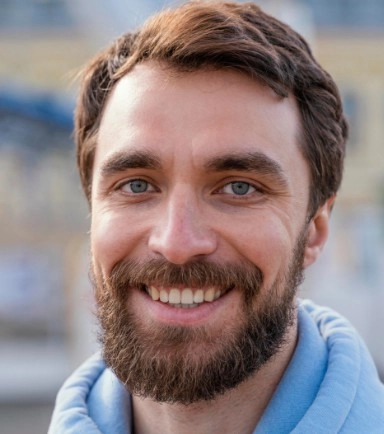
#> input picture Blending/sylvie.jpg, 384 x 434 px
$ jupyter execute --allow-errors blending.ipynb
#> lines starting #> are read from the running program, lines starting #| are printed output that depends on the picture; after the words box and inside, x2 and y2 are one past the last pixel; in counts of white or black regions, pixels touching at a corner belong together
<h1>
<hr style=" border:none; height:3px;">
<center>Main Workflow - Seamless Stable Diffusion CS</center>
<hr style=" border:none; height:3px;">
</h1>

<center></center>

<h4><center>Louis LHOTTE | Clément VERON | Edouard SEGUIER</center></h4>

# I. Imports

[cell 1]
import cv2
import numpy as np

# II. Observation and Blending

<div class="alert alert-block alert-info"> After conducting tests, we realized that some additions were somewhat weird and unrealistic compared to the original image. For instance, adding headphones to a regular photo consistently (across three attempts) resulted in an outlier (very strange style) or half-headphones with poorly matched colors. The idea, therefore, is to add a <b>blending / filtering</b> step to the pipeline so that the headphones integrate better into the photo (aiming for realism and seamless integration).</div>

[cell 2]
original_img = cv2.imread('sylvie.jpg')
#> original_img is the input picture: shape (434, 384, 3); mean B, G, R 131.3, 129.7, 144
modified_img = cv2.imread('headphones.png')
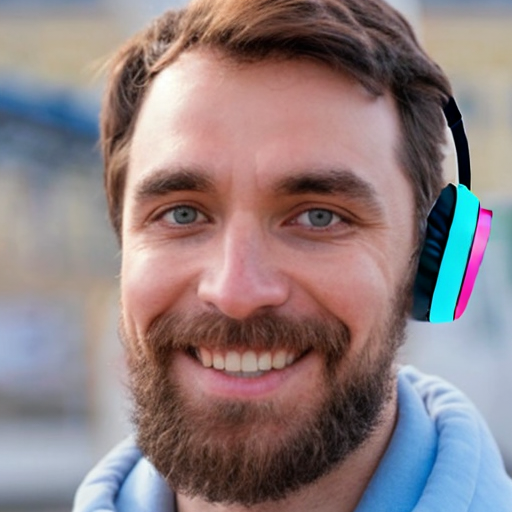
#> input picture Blending/headphones.png, 512 x 512 px
#> modified_img is the input picture: shape (512, 512, 3); mean B, G, R 129, 127, 142.7

if original_img.shape[:2] != modified_img.shape[:2]:
    modified_img = cv2.resize(modified_img, (original_img.shape[1], original_img.shape[0]))
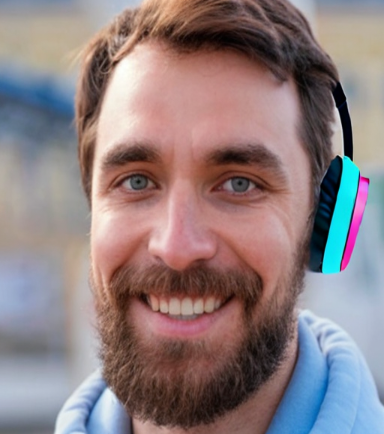
#> modified_img: shape (434, 384, 3); mean B, G, R 128.9, 126.9, 142.6

diff_mask = cv2.absdiff(original_img, modified_img)
gray_diff_mask = cv2.cvtColor(diff_mask, cv2.COLOR_BGR2GRAY)
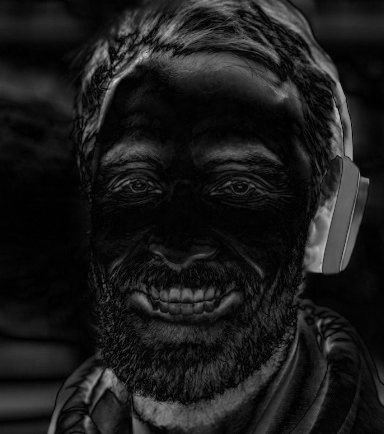
#> gray_diff_mask: shape (434, 384); min 0, max 210, mean 26.5
_, binary_diff_mask = cv2.threshold(gray_diff_mask, 30, 255, cv2.THRESH_BINARY)
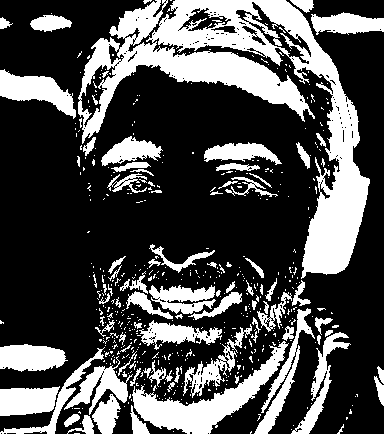
#> binary_diff_mask: shape (434, 384); 30.5% white; 529 white regions (444 under 20 px)

contours, _ = cv2.findContours(binary_diff_mask, cv2.RETR_EXTERNAL, cv2.CHAIN_APPROX_SIMPLE)
#> contours = 511 contours, 451 with area under 20; largest, box (x1, y1, x2, y2) and area: (78, 0, 370, 279) 23355, (132, 341, 289, 434) 3732, (0, 69, 76, 119) 1675, (0, 344, 68, 372) 1386, (0, 386, 60, 416) 1353

mask = np.zeros_like(binary_diff_mask)
cv2.drawContours(mask, contours, -1, (255), thickness=cv2.FILLED)
#> mask: shape (434, 384); 32.4% white; 511 white regions (428 under 20 px), largest, box (x1, y1, x2, y2) and area: (78, 0, 370, 279) 24463, (132, 341, 289, 434) 3983, (0, 69, 76, 119) 1784

original_region = cv2.bitwise_and(original_img, original_img, mask=mask)
modified_region = cv2.bitwise_and(modified_img, modified_img, mask=mask)

modified_region_lab = cv2.cvtColor(modified_region, cv2.COLOR_BGR2LAB)
#> modified_region_lab: shape (434, 384, 3); mean of channels 0, 1, 2 37.2, 130.6, 128.7
l, a, b = cv2.split(modified_region_lab)
a = cv2.add(a, 10)
b = cv2.add(b, 20)
modified_region_lab = cv2.merge((l, a, b))
#> modified_region_lab: shape (434, 384, 3); mean of channels 0, 1, 2 37.2, 140.6, 148.7
modified_region_colored = cv2.cvtColor(modified_region_lab, cv2.COLOR_LAB2BGR)

blended_region = cv2.addWeighted(original_region, 0.4, modified_region_colored, 0.6, 0)

final_result = cv2.addWeighted(original_img, 1, blended_region, 1, 0)

cv2.imwrite('final_blended_output_v2.jpg', final_result)
cv2.imshow('Final Blended Image', final_result)
cv2.waitKey(0)
cv2.destroyAllWindows()

[cell 3]
original_img = cv2.imread('sylvie.jpg')
modified_img = cv2.imread('headphones.png')

if original_img.shape[:2] != modified_img.shape[:2]:
    modified_img = cv2.resize(modified_img, (original_img.shape[1], original_img.shape[0]))

diff_mask = cv2.absdiff(original_img, modified_img)
gray_diff_mask = cv2.cvtColor(diff_mask, cv2.COLOR_BGR2GRAY)
_, binary_diff_mask = cv2.threshold(gray_diff_mask, 30, 255, cv2.THRESH_BINARY)

# Morphological operations to refine the mask
kernel = np.ones((5, 5), np.uint8)
binary_diff_mask = cv2.erode(binary_diff_mask, kernel, iterations=1)
#> binary_diff_mask: shape (434, 384); 14.8% white; 90 white regions (47 under 20 px), largest, box (x1, y1, x2, y2) and area: (304, 85, 368, 272) 4798, (86, 47, 306, 132) 3901, (135, 361, 276, 434) 2680
binary_diff_mask = cv2.dilate(binary_diff_mask, kernel, iterations=1)
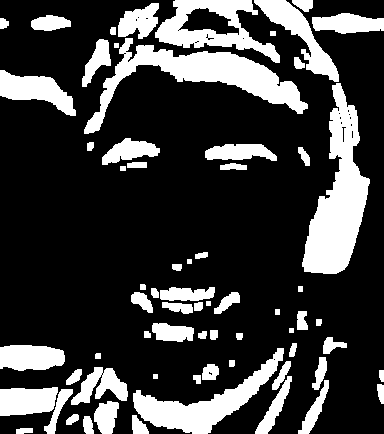
#> binary_diff_mask: shape (434, 384); 23.7% white; 67 white regions, largest, box (x1, y1, x2, y2) and area: (302, 83, 370, 274) 6314, (84, 38, 308, 134) 5666, (133, 348, 284, 434) 3725

x, y, w, h = cv2.boundingRect(binary_diff_mask)
#> x = 0; y = 0; w = 384; h = 434
center = (x + w // 2, y + h // 2)
#> center = (192, 217)

original_img_lab = cv2.cvtColor(original_img, cv2.COLOR_BGR2LAB)
#> original_img_lab: shape (434, 384, 3); mean of channels 0, 1, 2 140.8, 135, 129.9
modified_img_lab = cv2.cvtColor(modified_img, cv2.COLOR_BGR2LAB)
#> modified_img_lab: shape (434, 384, 3); mean of channels 0, 1, 2 138.8, 136.1, 130.3

l_orig, a_orig, b_orig = cv2.split(original_img_lab)
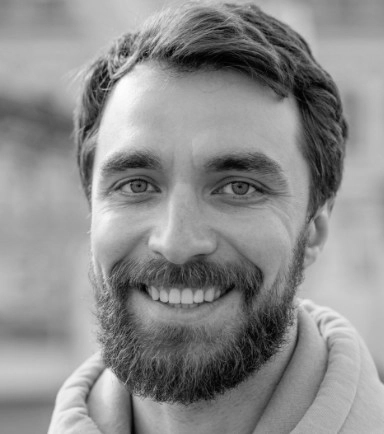
#> l_orig: shape (434, 384); min 0, max 254, mean 140.8
l_mod, a_mod, b_mod = cv2.split(modified_img_lab)
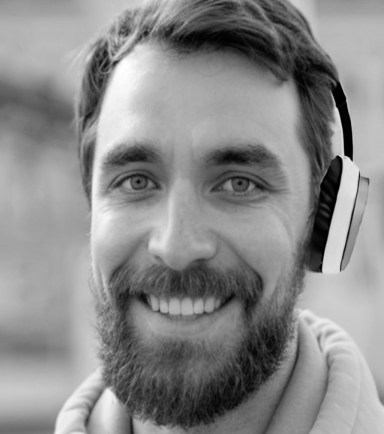
#> l_mod: shape (434, 384); min 0, max 255, mean 138.8
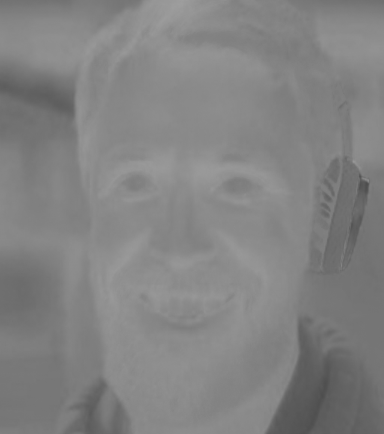
#> b_mod: shape (434, 384); min 78, max 158, mean 130.3

a_mod = cv2.addWeighted(a_mod, 0.9, a_orig, 0.1, 0)
b_mod = cv2.addWeighted(b_mod, 0.9, b_orig, 0.1, 0)

modified_img_lab = cv2.merge((l_mod, a_mod, b_mod))
#> modified_img_lab: shape (434, 384, 3); mean of channels 0, 1, 2 138.8, 136, 130.2
modified_img = cv2.cvtColor(modified_img_lab, cv2.COLOR_LAB2BGR)

mask = cv2.absdiff(original_img, modified_img)
#> mask: shape (434, 384, 3)
gray_mask = cv2.cvtColor(mask, cv2.COLOR_BGR2GRAY)
_, binary_mask = cv2.threshold(gray_mask, 30, 255, cv2.THRESH_BINARY)
#> binary_mask: shape (434, 384); 30.3% white; 541 white regions (459 under 20 px), largest, box (x1, y1, x2, y2) and area: (78, 0, 370, 279) 21427, (132, 341, 289, 434) 3964, (0, 70, 76, 119) 1718

binary_mask_cropped = np.zeros_like(binary_mask)
binary_mask_cropped[y:y+h, x:x+w] = binary_mask[y:y+h, x:x+w]

# Gaussian blur (feathering)
feathered_mask = cv2.GaussianBlur(binary_mask_cropped, (9, 9), 0)

blended_img = cv2.seamlessClone(modified_img, original_img, feathered_mask, center, cv2.NORMAL_CLONE)

cv2.imwrite('blended_output_v2.jpg', blended_img)
cv2.imshow('Blended Image', blended_img)
cv2.waitKey(0)
cv2.destroyAllWindows()

<div class="alert alert-block alert-danger">Makes the photo more natural so it looks effective to some extent. However, I have some difficulty zoning in the modified region and some unwanted elements gets modified (like the beard unfortunately). Overall colours are also changed slightly but it is linked with the same problem : I am modifying more than I should</div>

## III. Space color filter

[cell 4]
original_img = cv2.imread('sylvie.jpg')
modified_img = cv2.imread('headphones.png')

if original_img.shape[:2] != modified_img.shape[:2]:
    modified_img = cv2.resize(modified_img, (original_img.shape[1], original_img.shape[0]))

diff_mask = cv2.absdiff(original_img, modified_img)
gray_diff_mask = cv2.cvtColor(diff_mask, cv2.COLOR_BGR2GRAY)
_, binary_diff_mask = cv2.threshold(gray_diff_mask, 30, 255, cv2.THRESH_BINARY)

contours, _ = cv2.findContours(binary_diff_mask, cv2.RETR_EXTERNAL, cv2.CHAIN_APPROX_SIMPLE)

mask = np.zeros_like(binary_diff_mask)
cv2.drawContours(mask, contours, -1, (255), thickness=cv2.FILLED)

original_region = cv2.bitwise_and(original_img, original_img, mask=mask)
modified_region = cv2.bitwise_and(modified_img, modified_img, mask=mask)

# Adjust brightness and color with High-Pass Filtering (frequency-based blending)
blurred_original = cv2.GaussianBlur(original_region, (21, 21), 0)
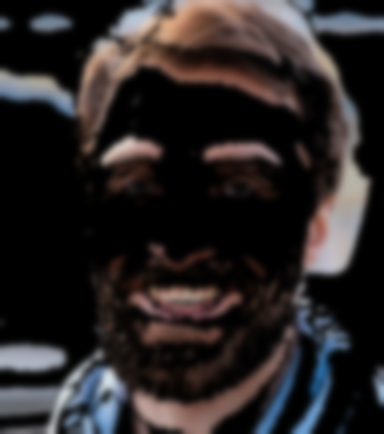
#> blurred_original: shape (434, 384, 3); mean B, G, R 37.7, 37.5, 42.4
high_pass_original = cv2.subtract(original_region, blurred_original)

modified_blended = cv2.add(modified_region, high_pass_original)

# Subtle LAB adjustment to ensure color harmony
modified_region_lab = cv2.cvtColor(modified_blended, cv2.COLOR_BGR2LAB)
#> modified_region_lab: shape (434, 384, 3); mean of channels 0, 1, 2 44.7, 130.8, 128.9
l, a, b = cv2.split(modified_region_lab)
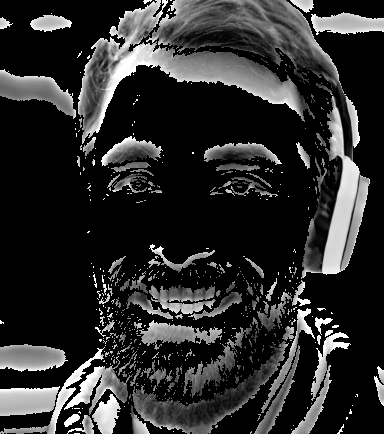
#> l: shape (434, 384); min 0, max 255, mean 44.7
a = cv2.add(a, 3)  # Small adjustment in color channels
b = cv2.add(b, 5)
modified_region_lab_adjusted = cv2.merge((l, a, b))
#> modified_region_lab_adjusted: shape (434, 384, 3); mean of channels 0, 1, 2 44.7, 133.8, 133.9
modified_region_final = cv2.cvtColor(modified_region_lab_adjusted, cv2.COLOR_LAB2BGR)

blended_region = cv2.addWeighted(original_region, 0.5, modified_region_final, 0.5, 0)
final_result = cv2.addWeighted(original_img, 1, blended_region, 1, 0)

output_path = 'final_blended_output_v4.jpg'
cv2.imwrite(output_path, final_result)
cv2.imshow('Final Blended Image', final_result)
cv2.waitKey(0)
cv2.destroyAllWindows()
